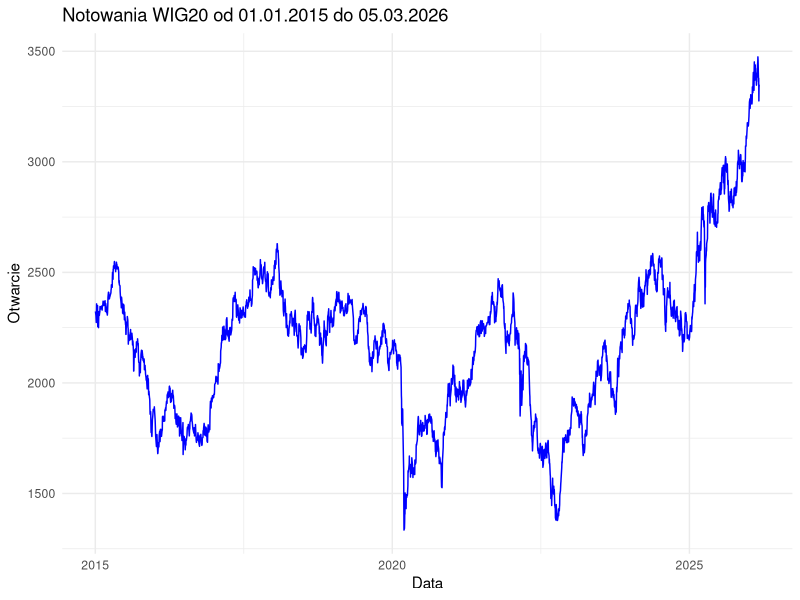

Write the R code that produced this figure. (Note: this script raises an error after producing the figure.)
## ---- chunk 1
knitr::opts_chunk$set(echo = TRUE, warning = FALSE, message = FALSE)
library(tidyverse)
library(lubridate)
library(patchwork)
library(knitr)
## ---- chunk 2
#   Opcja, ktora zapisuje wykresy jako zwykle obrazy
#   W przeciwnym wypadku wszystko jest zapisywane w formacie grafiki wektorowej,
#   przez co w samym pdfie laduja sie one bardzo dlugo
knitr::opts_chunk$set(dev = "png")
## ---- chunk 3

# Wczytanie danych i przekształcenie umożliwiające indeksowanie datami
wig20_data <- read_csv('wig20_d.csv') %>%
  mutate(Data = as.Date(Data)) %>%
  arrange(Data)

# Podstawowe informacje o zbiorze danych
glimpse(wig20_data)

# Wykres notowań indeksu dla pełnego okresu (16-04-1991 : 05-03-2026)
wig20_data %>%
  filter(Data >= as.Date('2015-01-01')) %>%
  ggplot(aes(x = Data, y = Otwarcie)) +
  geom_line(color = "blue") +
  labs(title = 'Notowania WIG20 od 01.01.2015 do 05.03.2026', 
       x = "Data", y = "Otwarcie") +
  theme_minimal()

## ---- chunk 4
# Wyznaczanie zwrotów i dodanie ich do tabeli z danymi
wig20_data <- wig20_data %>%
  mutate(Zwrot = (Otwarcie - lag(Otwarcie)) / lag(Otwarcie))

# Zastąpienie pierwszego NA zerem (odwzorowanie pythonowego np.concat([[0], ...]))
wig20_data$Zwrot[1] <- 0

# Teraz tabela danych zawiera równiez kolumnę zawierającą informacje o zwrotach danego dnia
kable(tail(wig20_data), digits = 4)

# Wyznaczenie estymatorów dryfu i zmienności (rocznych)
# w okresach (x : 2021) gdzie x z listy periods (czyli np. dla x = 2019 mamy dane z 01-01-2019 do 31-12-2021)
periods <- c('2021', '2020', '2019', '2018')
drift_vol_estimates <- data.frame(matrix(ncol = length(periods), nrow = 2))
colnames(drift_vol_estimates) <- periods
rownames(drift_vol_estimates) <- c("mu", "sigma")

for (i in seq_along(periods)) {
  rok <- periods[i]
  
  dane_okres <- wig20_data %>%
    filter(year(Data) >= as.numeric(rok) & year(Data) <= 2021)
  
  n_obs <- nrow(dane_okres)
  dt <- i / n_obs
  
  drift_vol_estimates["mu", rok] <- mean(dane_okres$Zwrot) / dt
  drift_vol_estimates["sigma", rok] <- sd(dane_okres$Zwrot) / sqrt(dt)
}

kable(drift_vol_estimates, digits = 4)
## ---- chunk 5
# Funkcja zwracająca macierz wysymulowanych ścieżek notowań pewnego instrumentu.
# W pojedynczej kolumnie pojedyncza realizacji pełnej ścieżki; pojedynczy wiersz
# zawiera wartość ścieżki w danej chwili okresu

# S0 - wartość początkowa, mu - dryf (roczny), sigma - zmienność (roczna),
# t - okres, długość ścieżki (w latach), n - liczba 'kroków', tj. podział okresu na części,
# M - liczba symulacji, tj. liczba konkretnych wysymulowanych ścieżek
gbm_simulation <- function(S0, mu, sigma, t, n, M) {
  dt <- t / n
  
  brownian_increments <- matrix(rnorm(M * n, mean = 0, sd = sqrt(dt)), nrow = M, ncol = n)
  brownian_increments_transformed <- (mu - sigma^2 / 2) * matrix(rep(1:n, M)*dt, nrow = M, byrow = TRUE) + sigma * t(apply(brownian_increments, 1, cumsum))
  brownian_increments_transformed <- cbind(rep(1, M), exp(brownian_increments_transformed))
  
  simulated_price_paths <- S0 * t(brownian_increments_transformed)
  
  return(simulated_price_paths)
}

## ---- chunk 6
# Parametry t, n, M dla poniższych symulacji
T_val <- 1
n <- 250
M <- 10000

# Podział okresu symulowanych ścieżek
time_seq <- seq(0, T_val, length.out = n + 1)

# Wartość początkowa indeksu dla symulowanych ścieżek
dane_2022 <- wig20_data %>% filter(year(Data) == 2022)
S0 <- dane_2022$Otwarcie[1]

# Symulacje
simulations <- list(
  gbm_simulation(S0, drift_vol_estimates["mu", "2021"], drift_vol_estimates["sigma", "2021"], T_val, n, M),
  gbm_simulation(S0, drift_vol_estimates["mu", "2020"], drift_vol_estimates["sigma", "2020"], T_val, n, M),
  gbm_simulation(S0, drift_vol_estimates["mu", "2019"], drift_vol_estimates["sigma", "2019"], T_val, n, M),
  gbm_simulation(S0, drift_vol_estimates["mu", "2018"], drift_vol_estimates["sigma", "2018"], T_val, n, M)
)

title_descriptions_details <- c('2021', '2020-2021', '2019-2021', '2018-2021')

# Funkcja pomocnicza do tworzenia pojedynczego wykresu w ggplot
plot_simulation_panel <- function(sim_matrix, title_suffix, actual_data) {
  df_sim <- as.data.frame(sim_matrix) %>% 
    mutate(time = time_seq) %>%
    pivot_longer(cols = -time, names_to = "sim", values_to = "price")
  
  actual_time <- seq(0, T_val, length.out = nrow(actual_data))
  df_actual <- data.frame(time = actual_time, price = actual_data$Otwarcie)
  
  df_q <- data.frame(
    time = time_seq,
    q05 = apply(sim_matrix, 1, quantile, probs = 0.05),
    med = apply(sim_matrix, 1, median),
    q95 = apply(sim_matrix, 1, quantile, probs = 0.95)
  )
  
  ggplot() +
    geom_line(data = df_sim, aes(x = time, y = price, group = sim), 
              color = "black", alpha = 0.01, linewidth = 0.1)  +
    scale_y_continuous(limits = c(min = 1000, max = 5500)) + #  trochę prymitywnie, ale na razie dodaje ograniczeia na osi Y 'z palca'
    geom_line(data = df_actual, aes(x = time, y = price, color = "WIG20 2022"), 
              linewidth = 1) +
    geom_line(data = df_q, aes(x = time, y = q05, color = "Kwantyl 0.05"), 
              linewidth = 1, alpha = 0.8) +
    geom_line(data = df_q, aes(x = time, y = med, color = "Mediana"), 
              linewidth = 1, alpha = 0.8) +
    geom_line(data = df_q, aes(x = time, y = q95, color = "Kwantyl 0.95"), 
              linewidth = 1, alpha = 0.8) +
    scale_color_manual(
      name = "", 
      values = c("WIG20 2022" = "green4", "Kwantyl 0.05" = "red", 
                 "Mediana" = "blue", "Kwantyl 0.95" = "red")
    ) +
    labs(
      title = paste("Estymacja z okresu:", title_suffix),
      x = "Czas (lata)", 
      y = "Cena"
    ) +
    theme_minimal(base_size = 11) +
    theme(
      legend.position = "none",
      plot.title = element_text(size = 12, face = "bold", hjust = 0.5),
      axis.title = element_text(size = 10),
      axis.text = element_text(size = 9),
      panel.grid.minor = element_blank()
    )
}

# Tworzenie 4 wykresów
p1 <- plot_simulation_panel(simulations[[1]], title_descriptions_details[1], dane_2022)
p2 <- plot_simulation_panel(simulations[[2]], title_descriptions_details[2], dane_2022)
p3 <- plot_simulation_panel(simulations[[3]], title_descriptions_details[3], dane_2022)
p4 <- plot_simulation_panel(simulations[[4]], title_descriptions_details[4], dane_2022)

# Wspólna legenda
legend_plot <- ggplot() +
  geom_line(aes(x = 1, y = 1, color = "WIG20 2022"), linewidth = 1.2) +
  geom_line(aes(x = 1, y = 1, color = "Kwantyl 0.05"), linewidth = 1.2) +
  geom_line(aes(x = 1, y = 1, color = "Mediana"), linewidth = 1.2) +
  geom_line(aes(x = 1, y = 1, color = "Kwantyl 0.95"), linewidth = 1.2) +
  scale_color_manual(
    name = "", 
    values = c("WIG20 2022" = "green4", "Kwantyl 0.05" = "red", 
               "Mediana" = "blue", "Kwantyl 0.95" = "red")
  ) +
  theme_void() +
  theme(legend.position = "bottom",
        legend.text = element_text(size = 11)) +
  guides(color = guide_legend(nrow = 1, override.aes = list(linewidth = 2)))

# Układ 2x2 + legenda na dole + WSPÓLNY TYTUŁ
(p1 | p2) / (p3 | p4) / legend_plot + 
  plot_layout(heights = c(1, 1, 0.15)) +
  plot_annotation(
    title = "Symulacje GBM notowań WIG20 na rok 2022",
    subtitle = "Porównanie symulacji z różnymi okresami estymacji dryfu i zmienności",
    theme = theme(
      plot.title = element_text(size = 16, face = "bold", hjust = 0.5),
      plot.subtitle = element_text(size = 12, color = "gray40", hjust = 0.5)
    )
  )
## ---- chunk 7
dane_2021_zwroty <- wig20_data %>% filter(year(Data) == 2021) %>% pull(Zwrot)

x_seq <- seq(-0.05, 0.05, length.out = 100)
mu_fit <- mean(dane_2021_zwroty)
std_fit <- sd(dane_2021_zwroty)
p_norm <- data.frame(x = x_seq, y = dnorm(x_seq, mean = mu_fit, sd = std_fit))

sim_mat <- simulations[[1]]
sim_returns <- as.vector((sim_mat[-1, ] - sim_mat[-nrow(sim_mat), ]) / sim_mat[-nrow(sim_mat), ])

hist1 <- ggplot() +
  geom_histogram(aes(x = dane_2021_zwroty, y = after_stat(density)), 
                 bins = 30, 
                 fill = "#FF6B6B",      
                 color = "#C92A2A",     
                 alpha = 0.8) +
  geom_line(data = p_norm, aes(x = x, y = y), 
            color = "#2D3436", linewidth = 1.5, alpha = 0.9) +
  coord_cartesian(xlim = c(-0.05, 0.05), ylim = c(0, 45)) +
  labs(
    title = "Zwroty historyczne indeksu WIG20",
    subtitle = "Okres: 01-01-2021 : 31-12-2021",
    x = "Zwrot", 
    y = "Gęstość"
  ) +
  theme_minimal(base_size = 12) +
  theme(
    plot.title = element_text(size = 13, face = "bold", color = "#C92A2A", hjust = 0.5),
    plot.subtitle = element_text(size = 10, color = "gray50", hjust = 0.5),
    panel.grid.minor = element_blank(),
    panel.grid.major = element_line(color = "gray90")
  )

hist2 <- ggplot() +
  geom_histogram(aes(x = sim_returns, y = after_stat(density)), 
                 bins = 30, 
                 fill = "#4ECDC4",     
                 color = "#00A896",     
                 alpha = 0.8) +
  geom_line(data = p_norm, aes(x = x, y = y), 
            color = "#2D3436", linewidth = 1.5, alpha = 0.9) +
  coord_cartesian(xlim = c(-0.05, 0.05), ylim = c(0, 45)) +
  labs(
    title = "Zwroty symulowanych trajektorii",
    subtitle = "Symulacja GBM na okres 2022",
    x = "Zwrot", 
    y = ""
  ) +
  theme_minimal(base_size = 12) +
  theme(
    plot.title = element_text(size = 13, face = "bold", color = "#00A896", hjust = 0.5),
    plot.subtitle = element_text(size = 10, color = "gray50", hjust = 0.5),
    panel.grid.minor = element_blank(),
    panel.grid.major = element_line(color = "gray90")
  )

hist1 | hist2
## ---- chunk 8
# Funkcja zwracająca macierz wysymulowanych ścieżek notowań pewnego instrumentu.
# W pojedynczej kolumnie pojedyncza realizacji pełnej ścieżki; pojedynczy wiersz
# zawiera wartość ścieżki w danej chwili okresu

# S0 - wartość początkowa, returns_set - zbiór zwrotów historycznych, które będziemy losować
# w celu wyznaczenia trajektorii notowań
# n - liczba 'kroków', tj. podział okresu na części,
# M - liczba symulacji, tj. liczba konkretnych wysymulowanych ścieżek

  bootstrap_simulation <- function(S0, returns_set, n, M) {
  sampled_increments <- matrix(sample(returns_set, size = M * n, replace = TRUE), nrow = M, ncol = n)
  sampled_increments_transformed <- cbind(rep(1, M), 1 + sampled_increments)
  simulated_price_paths <- S0 * t(apply(sampled_increments_transformed, 1, cumprod))
  
  return(t(simulated_price_paths))
}
## ---- chunk 9

ret_2021 <- wig20_data %>% filter(year(Data) == 2021) %>% pull(Zwrot)
ret_2020_2021 <- wig20_data %>% filter(year(Data) %in% 2020:2021) %>% pull(Zwrot)
ret_2019_2021 <- wig20_data %>% filter(year(Data) %in% 2019:2021) %>% pull(Zwrot)
ret_2018_2021 <- wig20_data %>% filter(year(Data) %in% 2018:2021) %>% pull(Zwrot)

# Symulacje bootstrapowe
bootstrap_simulations_list <- list(
  bootstrap_simulation(S0, ret_2021, n, M),
  bootstrap_simulation(S0, ret_2020_2021, n, M),
  bootstrap_simulation(S0, ret_2019_2021, n, M),
  bootstrap_simulation(S0, ret_2018_2021, n, M)
)

# Funkcja do wykresów bootstrap
plot_boot_panel <- function(sim_matrix, title_suffix, actual_data) {
  df_sim <- as.data.frame(sim_matrix) %>% 
    mutate(time = time_seq) %>%
    pivot_longer(cols = -time, names_to = "sim", values_to = "price")
  
  actual_time <- seq(0, T_val, length.out = nrow(actual_data))
  df_actual <- data.frame(time = actual_time, price = actual_data$Otwarcie)
  
  df_q <- data.frame(
    time = time_seq,
    q05 = apply(sim_matrix, 1, quantile, probs = 0.05),
    med = apply(sim_matrix, 1, median),
    q95 = apply(sim_matrix, 1, quantile, probs = 0.95)
  )
  
  ggplot() +
    geom_line(data = df_sim, aes(x = time, y = price, group = sim), 
              color = "black", alpha = 0.01, linewidth = 0.1) +
    scale_y_continuous(limits = c(min = 1000, max = 5500)) +
    geom_line(data = df_actual, aes(x = time, y = price, color = "WIG20 2022"), 
              linewidth = 1) +
    geom_line(data = df_q, aes(x = time, y = q05, color = "Kwantyl 0.05"), 
              linewidth = 1, alpha = 0.8) +
    geom_line(data = df_q, aes(x = time, y = med, color = "Mediana"), 
              linewidth = 1, alpha = 0.8) +
    geom_line(data = df_q, aes(x = time, y = q95, color = "Kwantyl 0.95"), 
              linewidth = 1, alpha = 0.8) +
    scale_color_manual(
      name = "", 
      values = c("WIG20 2022" = "green4", "Kwantyl 0.05" = "red", 
                 "Mediana" = "blue", "Kwantyl 0.95" = "red")
    ) +
    labs(
      title = paste("Bootstrap z okresu:", title_suffix),
      x = "Czas (lata)", 
      y = "Cena"
    ) +
    theme_minimal(base_size = 11) +
    theme(
      legend.position = "none",
      plot.title = element_text(size = 12, face = "bold", hjust = 0.5),
      axis.title = element_text(size = 10),
      axis.text = element_text(size = 9),
      panel.grid.minor = element_blank()
    )
}

# Tworzenie 4 wykresów bootstrap
b1 <- plot_boot_panel(bootstrap_simulations_list[[1]], title_descriptions_details[1], dane_2022)
b2 <- plot_boot_panel(bootstrap_simulations_list[[2]], title_descriptions_details[2], dane_2022)
b3 <- plot_boot_panel(bootstrap_simulations_list[[3]], title_descriptions_details[3], dane_2022)
b4 <- plot_boot_panel(bootstrap_simulations_list[[4]], title_descriptions_details[4], dane_2022)

# Wspólna legenda
legend_plot_boot <- ggplot() +
  geom_line(aes(x = 1, y = 1, color = "WIG20 2022"), linewidth = 1.2) +
  geom_line(aes(x = 1, y = 1, color = "Kwantyl 0.05"), linewidth = 1.2) +
  geom_line(aes(x = 1, y = 1, color = "Mediana"), linewidth = 1.2) +
  geom_line(aes(x = 1, y = 1, color = "Kwantyl 0.95"), linewidth = 1.2) +
  scale_color_manual(
    name = "", 
    values = c("WIG20 2022" = "green4", "Kwantyl 0.05" = "red", 
               "Mediana" = "blue", "Kwantyl 0.95" = "red")
  ) +
  theme_void() +
  theme(legend.position = "bottom",
        legend.text = element_text(size = 11)) +
  guides(color = guide_legend(nrow = 1, override.aes = list(linewidth = 2)))

# Układ 2x2 + legenda na dole + WSPÓLNY TYTUŁ
(b1 | b2) / (b3 | b4) / legend_plot_boot + 
  plot_layout(heights = c(1, 1, 0.15)) +
  plot_annotation(
    title = "Symulacje Bootstrap notowań WIG20 na rok 2022",
    subtitle = "Porównanie symulacji z różnymi okresami losowania zwrotów",
    theme = theme(
      plot.title = element_text(size = 16, face = "bold", hjust = 0.5),
      plot.subtitle = element_text(size = 12, color = "gray40", hjust = 0.5)
    )
  )
## ---- chunk 10
dane_2021_zwroty <- wig20_data %>% filter(year(Data) == 2021) %>% pull(Zwrot)

x_seq <- seq(-0.05, 0.05, length.out = 100)
mu_fit <- mean(dane_2021_zwroty)
std_fit <- sd(dane_2021_zwroty)
p_norm <- data.frame(x = x_seq, y = dnorm(x_seq, mean = mu_fit, sd = std_fit))

# Zwroty z symulacji BOOTSTRAP (zamiast GBM)
boot_mat <- bootstrap_simulations_list[[1]]
boot_returns <- as.vector((boot_mat[-1, ] - boot_mat[-nrow(boot_mat), ]) / boot_mat[-nrow(boot_mat), ])

hist1 <- ggplot() +
  geom_histogram(aes(x = dane_2021_zwroty, y = after_stat(density)), 
                 bins = 30, 
                 fill = "#FF6B6B",      
                 color = "#C92A2A",     
                 alpha = 0.8) +
  geom_line(data = p_norm, aes(x = x, y = y), 
            color = "#2D3436", linewidth = 1.5, alpha = 0.9) +
  coord_cartesian(xlim = c(-0.05, 0.05), ylim = c(0, 45)) +
  labs(
    title = "Zwroty historyczne indeksu WIG20",
    subtitle = "Okres: 01-01-2021 : 31-12-2021",
    x = "Zwrot", 
    y = "Gęstość"
  ) +
  theme_minimal(base_size = 12) +
  theme(
    plot.title = element_text(size = 13, face = "bold", color = "#C92A2A", hjust = 0.5),
    plot.subtitle = element_text(size = 10, color = "gray50", hjust = 0.5),
    panel.grid.minor = element_blank(),
    panel.grid.major = element_line(color = "gray90")
  )

hist2 <- ggplot() +
  geom_histogram(aes(x = boot_returns, y = after_stat(density)), 
                 bins = 30, 
                 fill = "#4ECDC4",     
                 color = "#00A896",     
                 alpha = 0.8) +
  geom_line(data = p_norm, aes(x = x, y = y), 
            color = "#2D3436", linewidth = 1.5, alpha = 0.9) +
  coord_cartesian(xlim = c(-0.05, 0.05), ylim = c(0, 45)) +
  labs(
    title = "Zwroty symulowanych trajektorii",
    subtitle = "Symulacja Bootstrap na okres 2022",
    x = "Zwrot", 
    y = ""
  ) +
  theme_minimal(base_size = 12) +
  theme(
    plot.title = element_text(size = 13, face = "bold", color = "#00A896", hjust = 0.5),
    plot.subtitle = element_text(size = 10, color = "gray50", hjust = 0.5),
    panel.grid.minor = element_blank(),
    panel.grid.major = element_line(color = "gray90")
  )

hist1 | hist2
## ---- chunk 11
# Parametry t, n, M dla poniższych symulacji - 2 LATA
T_val <- 2
n <- 500  # 250 dni * 2 lata
#M <- 1000 (ten parametr można globalnie zmienic wyzej)

# Podział okresu symulowanych ścieżek
time_seq <- seq(0, T_val, length.out = n + 1)

# Wartość początkowa indeksu dla symulowanych ścieżek
dane_2022_2023 <- wig20_data %>% filter(year(Data) %in% c(2022, 2023))
S0 <- dane_2022_2023$Otwarcie[1]

# Symulacje na 2 lata
simulations_2y <- list(
  gbm_simulation(S0, drift_vol_estimates["mu", "2021"], drift_vol_estimates["sigma", "2021"], T_val, n, M),
  gbm_simulation(S0, drift_vol_estimates["mu", "2020"], drift_vol_estimates["sigma", "2020"], T_val, n, M),
  gbm_simulation(S0, drift_vol_estimates["mu", "2019"], drift_vol_estimates["sigma", "2019"], T_val, n, M),
  gbm_simulation(S0, drift_vol_estimates["mu", "2018"], drift_vol_estimates["sigma", "2018"], T_val, n, M)
)

title_descriptions_details <- c('2021', '2020-2021', '2019-2021', '2018-2021')

# Funkcja pomocnicza do tworzenia pojedynczego wykresu w ggplot
plot_simulation_panel_2y <- function(sim_matrix, title_suffix, actual_data) {
  df_sim <- as.data.frame(sim_matrix) %>% 
    mutate(time = time_seq) %>%
    pivot_longer(cols = -time, names_to = "sim", values_to = "price")
  
  actual_time <- seq(0, T_val, length.out = nrow(actual_data))
  df_actual <- data.frame(time = actual_time, price = actual_data$Otwarcie)
  
  df_q <- data.frame(
    time = time_seq,
    q05 = apply(sim_matrix, 1, quantile, probs = 0.05),
    med = apply(sim_matrix, 1, median),
    q95 = apply(sim_matrix, 1, quantile, probs = 0.95)
  )
  
  ggplot() +
    geom_line(data = df_sim, aes(x = time, y = price, group = sim), 
              color = "black", alpha = 0.01, linewidth = 0.1) +
    scale_y_continuous(limits = c(min = 1000, max = 6000)) +
    geom_line(data = df_actual, aes(x = time, y = price, color = "WIG20 2022-2023"), 
              linewidth = 1) +
    geom_line(data = df_q, aes(x = time, y = q05, color = "Kwantyl 0.05"), 
              linewidth = 1, alpha = 0.8) +
    geom_line(data = df_q, aes(x = time, y = med, color = "Mediana"), 
              linewidth = 1, alpha = 0.8) +
    geom_line(data = df_q, aes(x = time, y = q95, color = "Kwantyl 0.95"), 
              linewidth = 1, alpha = 0.8) +
    scale_color_manual(
      name = "", 
      values = c("WIG20 2022-2023" = "green4", "Kwantyl 0.05" = "red", 
                 "Mediana" = "blue", "Kwantyl 0.95" = "red")
    ) +
    labs(
      title = paste("Estymacja z okresu:", title_suffix),
      x = "Czas (lata)", 
      y = "Cena"
    ) +
    theme_minimal(base_size = 11) +
    theme(
      legend.position = "none",
      plot.title = element_text(size = 12, face = "bold", hjust = 0.5),
      axis.title = element_text(size = 10),
      axis.text = element_text(size = 9),
      panel.grid.minor = element_blank()
    )
}

# Tworzenie 4 wykresów
p1 <- plot_simulation_panel_2y(simulations_2y[[1]], title_descriptions_details[1], dane_2022_2023)
p2 <- plot_simulation_panel_2y(simulations_2y[[2]], title_descriptions_details[2], dane_2022_2023)
p3 <- plot_simulation_panel_2y(simulations_2y[[3]], title_descriptions_details[3], dane_2022_2023)
p4 <- plot_simulation_panel_2y(simulations_2y[[4]], title_descriptions_details[4], dane_2022_2023)

# Wspólna legenda
legend_plot <- ggplot() +
  geom_line(aes(x = 1, y = 1, color = "WIG20 2022-2023"), linewidth = 1.2) +
  geom_line(aes(x = 1, y = 1, color = "Kwantyl 0.05"), linewidth = 1.2) +
  geom_line(aes(x = 1, y = 1, color = "Mediana"), linewidth = 1.2) +
  geom_line(aes(x = 1, y = 1, color = "Kwantyl 0.95"), linewidth = 1.2) +
  scale_color_manual(
    name = "", 
    values = c("WIG20 2022-2023" = "green4", "Kwantyl 0.05" = "red", 
               "Mediana" = "blue", "Kwantyl 0.95" = "red")
  ) +
  theme_void() +
  theme(legend.position = "bottom",
        legend.text = element_text(size = 11)) +
  guides(color = guide_legend(nrow = 1, override.aes = list(linewidth = 2)))

# Układ 2x2 + legenda na dole + WSPÓLNY TYTUŁ
(p1 | p2) / (p3 | p4) / legend_plot + 
  plot_layout(heights = c(1, 1, 0.15)) +
  plot_annotation(
    title = "Symulacje GBM notowań WIG20 na lata 2022-2023",
    subtitle = "Porównanie symulacji z różnymi okresami estymacji dryfu i zmienności",
    theme = theme(
      plot.title = element_text(size = 16, face = "bold", hjust = 0.5),
      plot.subtitle = element_text(size = 12, color = "gray40", hjust = 0.5)
    )
  )
## ---- chunk 12
dane_2022_2023_zwroty <- wig20_data %>% filter(year(Data) %in% c(2022, 2023)) %>% pull(Zwrot)

x_seq <- seq(-0.06, 0.06, length.out = 100)
mu_fit <- mean(dane_2022_2023_zwroty, na.rm = TRUE)
std_fit <- sd(dane_2022_2023_zwroty, na.rm = TRUE)
p_norm <- data.frame(x = x_seq, y = dnorm(x_seq, mean = mu_fit, sd = std_fit))

sim_mat <- simulations_2y[[1]]
sim_returns <- as.vector((sim_mat[-1, ] - sim_mat[-nrow(sim_mat), ]) / sim_mat[-nrow(sim_mat), ])

hist1 <- ggplot() +
  geom_histogram(aes(x = dane_2022_2023_zwroty, y = after_stat(density)), 
                 bins = 30, 
                 fill = "#FF6B6B",      
                 color = "#C92A2A",     
                 alpha = 0.8) +
  geom_line(data = p_norm, aes(x = x, y = y), 
            color = "#2D3436", linewidth = 1.5, alpha = 0.9) +
  coord_cartesian(xlim = c(-0.06, 0.06), ylim = c(0, 40)) +
  labs(
    title = "Zwroty historyczne indeksu WIG20",
    subtitle = "Okres: 01-01-2022 : 31-12-2023",
    x = "Zwrot", 
    y = "Gęstość"
  ) +
  theme_minimal(base_size = 12) +
  theme(
    plot.title = element_text(size = 13, face = "bold", color = "#C92A2A", hjust = 0.5),
    plot.subtitle = element_text(size = 10, color = "gray50", hjust = 0.5),
    panel.grid.minor = element_blank(),
    panel.grid.major = element_line(color = "gray90")
  )

hist2 <- ggplot() +
  geom_histogram(aes(x = sim_returns, y = after_stat(density)), 
                 bins = 30, 
                 fill = "#4ECDC4",     
                 color = "#00A896",     
                 alpha = 0.8) +
  geom_line(data = p_norm, aes(x = x, y = y), 
            color = "#2D3436", linewidth = 1.5, alpha = 0.9) +
  coord_cartesian(xlim = c(-0.06, 0.06), ylim = c(0, 40)) +
  labs(
    title = "Zwroty symulowanych trajektorii",
    subtitle = "Symulacja GBM na okres 2022-2023",
    x = "Zwrot", 
    y = ""
  ) +
  theme_minimal(base_size = 12) +
  theme(
    plot.title = element_text(size = 13, face = "bold", color = "#00A896", hjust = 0.5),
    plot.subtitle = element_text(size = 10, color = "gray50", hjust = 0.5),
    panel.grid.minor = element_blank(),
    panel.grid.major = element_line(color = "gray90")
  )

hist1 | hist2
## ---- chunk 13
# Zbiory zwrotów
ret_2021 <- wig20_data %>% filter(year(Data) == 2021) %>% pull(Zwrot)
ret_2020_2021 <- wig20_data %>% filter(year(Data) %in% 2020:2021) %>% pull(Zwrot)
ret_2019_2021 <- wig20_data %>% filter(year(Data) %in% 2019:2021) %>% pull(Zwrot)
ret_2018_2021 <- wig20_data %>% filter(year(Data) %in% 2018:2021) %>% pull(Zwrot)

# Symulacje bootstrapowe na 2 lata
bootstrap_simulations_2y <- list(
  bootstrap_simulation(S0, ret_2021, n, M),
  bootstrap_simulation(S0, ret_2020_2021, n, M),
  bootstrap_simulation(S0, ret_2019_2021, n, M),
  bootstrap_simulation(S0, ret_2018_2021, n, M)
)

# Funkcja do wykresów bootstrap
plot_boot_panel_2y <- function(sim_matrix, title_suffix, actual_data) {
  df_sim <- as.data.frame(sim_matrix) %>% 
    mutate(time = time_seq) %>%
    pivot_longer(cols = -time, names_to = "sim", values_to = "price")
  
  actual_time <- seq(0, T_val, length.out = nrow(actual_data))
  df_actual <- data.frame(time = actual_time, price = actual_data$Otwarcie)
  
  df_q <- data.frame(
    time = time_seq,
    q05 = apply(sim_matrix, 1, quantile, probs = 0.05),
    med = apply(sim_matrix, 1, median),
    q95 = apply(sim_matrix, 1, quantile, probs = 0.95)
  )
  
  ggplot() +
    geom_line(data = df_sim, aes(x = time, y = price, group = sim), 
              color = "black", alpha = 0.01, linewidth = 0.1) +
    scale_y_continuous(limits = c(min = 1000, max = 6000)) +
    geom_line(data = df_actual, aes(x = time, y = price, color = "WIG20 2022-2023"), 
              linewidth = 1) +
    geom_line(data = df_q, aes(x = time, y = q05, color = "Kwantyl 0.05"), 
              linewidth = 1, alpha = 0.8) +
    geom_line(data = df_q, aes(x = time, y = med, color = "Mediana"), 
              linewidth = 1, alpha = 0.8) +
    geom_line(data = df_q, aes(x = time, y = q95, color = "Kwantyl 0.95"), 
              linewidth = 1, alpha = 0.8) +
    scale_color_manual(
      name = "", 
      values = c("WIG20 2022-2023" = "green4", "Kwantyl 0.05" = "red", 
                 "Mediana" = "blue", "Kwantyl 0.95" = "red")
    ) +
    labs(
      title = paste("Bootstrap z okresu:", title_suffix),
      x = "Czas (lata)", 
      y = "Cena"
    ) +
    theme_minimal(base_size = 11) +
    theme(
      legend.position = "none",
      plot.title = element_text(size = 12, face = "bold", hjust = 0.5),
      axis.title = element_text(size = 10),
      axis.text = element_text(size = 9),
      panel.grid.minor = element_blank()
    )
}

# Tworzenie 4 wykresów bootstrap
b1 <- plot_boot_panel_2y(bootstrap_simulations_2y[[1]], title_descriptions_details[1], dane_2022_2023)
b2 <- plot_boot_panel_2y(bootstrap_simulations_2y[[2]], title_descriptions_details[2], dane_2022_2023)
b3 <- plot_boot_panel_2y(bootstrap_simulations_2y[[3]], title_descriptions_details[3], dane_2022_2023)
b4 <- plot_boot_panel_2y(bootstrap_simulations_2y[[4]], title_descriptions_details[4], dane_2022_2023)

# Wspólna legenda
legend_plot_boot <- ggplot() +
  geom_line(aes(x = 1, y = 1, color = "WIG20 2022-2023"), linewidth = 1.2) +
  geom_line(aes(x = 1, y = 1, color = "Kwantyl 0.05"), linewidth = 1.2) +
  geom_line(aes(x = 1, y = 1, color = "Mediana"), linewidth = 1.2) +
  geom_line(aes(x = 1, y = 1, color = "Kwantyl 0.95"), linewidth = 1.2) +
  scale_color_manual(
    name = "", 
    values = c("WIG20 2022-2023" = "green4", "Kwantyl 0.05" = "red", 
               "Mediana" = "blue", "Kwantyl 0.95" = "red")
  ) +
  theme_void() +
  theme(legend.position = "bottom",
        legend.text = element_text(size = 11)) +
  guides(color = guide_legend(nrow = 1, override.aes = list(linewidth = 2)))

# Układ 2x2 + legenda na dole + WSPÓLNY TYTUŁ
(b1 | b2) / (b3 | b4) / legend_plot_boot + 
  plot_layout(heights = c(1, 1, 0.15)) +
  plot_annotation(
    title = "Symulacje Bootstrap notowań WIG20 na lata 2022-2023",
    subtitle = "Porównanie symulacji z różnymi okresami losowania zwrotów",
    theme = theme(
      plot.title = element_text(size = 16, face = "bold", hjust = 0.5),
      plot.subtitle = element_text(size = 12, color = "gray40", hjust = 0.5)
    )
  )
## ---- chunk 14
dane_2022_2023_zwroty <- wig20_data %>% filter(year(Data) %in% c(2022, 2023)) %>% pull(Zwrot)

x_seq <- seq(-0.06, 0.06, length.out = 100)
mu_fit <- mean(dane_2022_2023_zwroty, na.rm = TRUE)
std_fit <- sd(dane_2022_2023_zwroty, na.rm = TRUE)
p_norm <- data.frame(x = x_seq, y = dnorm(x_seq, mean = mu_fit, sd = std_fit))

# Zwroty z symulacji BOOTSTRAP
boot_mat <- bootstrap_simulations_2y[[1]]
boot_returns <- as.vector((boot_mat[-1, ] - boot_mat[-nrow(boot_mat), ]) / boot_mat[-nrow(boot_mat), ])

hist1 <- ggplot() +
  geom_histogram(aes(x = dane_2022_2023_zwroty, y = after_stat(density)), 
                 bins = 30, 
                 fill = "#FF6B6B",      
                 color = "#C92A2A",     
                 alpha = 0.8) +
  geom_line(data = p_norm, aes(x = x, y = y), 
            color = "#2D3436", linewidth = 1.5, alpha = 0.9) +
  coord_cartesian(xlim = c(-0.06, 0.06), ylim = c(0, 40)) +
  labs(
    title = "Zwroty historyczne indeksu WIG20",
    subtitle = "Okres: 01-01-2022 : 31-12-2023",
    x = "Zwrot", 
    y = "Gęstość"
  ) +
  theme_minimal(base_size = 12) +
  theme(
    plot.title = element_text(size = 13, face = "bold", color = "#C92A2A", hjust = 0.5),
    plot.subtitle = element_text(size = 10, color = "gray50", hjust = 0.5),
    panel.grid.minor = element_blank(),
    panel.grid.major = element_line(color = "gray90")
  )

hist2 <- ggplot() +
  geom_histogram(aes(x = boot_returns, y = after_stat(density)), 
                 bins = 30, 
                 fill = "#4ECDC4",     
                 color = "#00A896",     
                 alpha = 0.8) +
  geom_line(data = p_norm, aes(x = x, y = y), 
            color = "#2D3436", linewidth = 1.5, alpha = 0.9) +
  coord_cartesian(xlim = c(-0.06, 0.06), ylim = c(0, 40)) +
  labs(
    title = "Zwroty symulowanych trajektorii",
    subtitle = "Symulacja Bootstrap na okres 2022-2023",
    x = "Zwrot", 
    y = ""
  ) +
  theme_minimal(base_size = 12) +
  theme(
    plot.title = element_text(size = 13, face = "bold", color = "#00A896", hjust = 0.5),
    plot.subtitle = element_text(size = 10, color = "gray50", hjust = 0.5),
    panel.grid.minor = element_blank(),
    panel.grid.major = element_line(color = "gray90")
  )

hist1 | hist2
## ---- chunk 15

# Parametry
K <- 100  # strike
S_range <- seq(50, 150, by = 1)  # zakres cen aktywa

# Payoffy
df <- data.frame(S = S_range) %>%
  mutate(
    CALL = pmax(S - K, 0),
    PUT = pmax(K - S, 0)
  )

# Wykres CALL
plot_call <- ggplot(df, aes(x = S, y = CALL)) +
  geom_line(color = "#3498DB", linewidth = 1.5) +
  geom_vline(xintercept = K, linetype = "dashed", color = "gray50") +
  labs(title = "CALL", x = expression(S[T]), y = "Payoff") +
  theme_minimal(base_size = 14)

# Wykres PUT
plot_put <- ggplot(df, aes(x = S, y = PUT)) +
  geom_line(color = "#E74C3C", linewidth = 1.5) +
  geom_vline(xintercept = K, linetype = "dashed", color = "gray50") +
  labs(title = "PUT", x = expression(S[T]), y = "") +
  theme_minimal(base_size = 14)

# Obok siebie
plot_call | plot_put
## ---- chunk 16
# Funkcja zwracająca listę zawierającą dwie macierze, które zawierają wysymulowane
# realizacje skorelowanych geometrycznych ruchów Browna
# W pojedynczej kolumnie pojedyncza realizacji pełnej ścieżki; pojedynczy wiersz
# zawiera wartość ścieżki w danej chwili okresu

# S01 - wartość początkowa, mu1 - dryf (roczny), sigma1 - zmienność (roczna)
# dla jednego z symulowanych geometrycznych ruchów Browna
# S02 - wartość początkowa, mu2 - dryf (roczny), sigma2 - zmienność (roczna),
# dla drugiego z symulowanych geometrycznych ruchów Browna
# p - wspolczynnik korelacji symulowanych geometrycznych ruchow Browna
# t - okres, długość ścieżki (w latach), n - liczba 'kroków', tj. podział okresu na części,
# M - liczba symulacji, tj. liczba konkretnych wysymulowanych ścieżek
correlated_gbm_simulation <- function(S01, mu1, sigma1, S02, mu2, sigma2, p, t, n, M) {
  
  dt <- t / n
  
  brownian_increments_for_first_asset <- matrix(rnorm(M * n, mean = 0, sd = sqrt(dt)), nrow = M, ncol = n)
  Z <- matrix(rnorm(M * n, mean = 0, sd <- sqrt(dt)), nrow = M, ncol = n)
  brownian_increments_for_second_asset <- p * brownian_increments_for_first_asset + (1 - p^2)^(1/2) * Z
  
  brownian_increments_for_first_asset_transformed <- cbind(rep(1, M), 1 + mu1 * dt + sigma1 * brownian_increments_for_first_asset)
  brownian_increments_for_second_asset_transformed <- cbind(rep(1, M), 1 + mu2 * dt + sigma2 * brownian_increments_for_second_asset)
  
  simulated_price_paths_for_first_asset <- S01 * t(apply(brownian_increments_for_first_asset_transformed, 1, cumprod))
  simulated_price_paths_for_second_asset <- S02 * t(apply(brownian_increments_for_second_asset_transformed, 1, cumprod))
  
  return(list(t(simulated_price_paths_for_first_asset), t(simulated_price_paths_for_second_asset)))
}
## ---- chunk 17
# Dane z KGHM, ten chunk jest tylko na potrzeby poniższych wykresów testowych,
# ogólnie gdzieś wcześniej można wczytać te dane i obrobić (a te zmienne wig2021, kghm2021 itd.
# mozemy pozniej usunac)
kghm_data <- read_csv('kgh_d.csv') %>%
  mutate(Data = as.Date(Data)) %>%
  arrange(Data)

kghm_data <- kghm_data %>%
  mutate(Zwrot = (Otwarcie - lag(Otwarcie)) / lag(Otwarcie))
kghm_data$Zwrot[1] <- 0

wig_2021_zwroty <- wig20_data %>% filter(year(Data) == 2021) %>% pull(Zwrot)
kghm_2021_zwroty <- kghm_data %>% filter(year(Data) == 2021) %>% pull(Zwrot)

wigS0 = as.numeric(as.matrix(wig20_data %>% filter(year(Data) == 2021))[1, 2])
kghmS0 = as.numeric(as.matrix(kghm_data %>% filter(year(Data) == 2021))[1, 2])
## ---- chunk 18
# Ten chunk zostawiam tylko, żeby zaobrazować, że te sposoby symulacji dają raczej dobre rezultaty;
# nawet jeśli byśmy zdecydowali się na zostawienie przykładowych wykresów tego typu,
# to wypadałoby zamienić je na ggplota
x1 = correlated_gbm_simulation(wigS0, drift_vol_estimates[1, 1], drift_vol_estimates[2, 1],
                              kghmS0, mean(kghm_2021_zwroty)*length(kghm_2021_zwroty), sd(kghm_2021_zwroty)*sqrt(length(kghm_2021_zwroty)),
                              cor(wig_2021_zwroty, kghm_2021_zwroty), 1, 250, 1)

plot(1:251, x1[[1]], type='l', col="blue", xlab = '', ylab='', main = 'Symulacja (metodą standardową) notowań WIG20 i KGHM jako \n przykład dwóch skorelowanych geometrycznych ruchów Browna')
par(new=TRUE)
plot(1:251, x1[[2]], type='l', col="red", axes=FALSE, xlab='', ylab='')
axis(side=4)

## ---- chunk 19
correlated_bootstrap_simulation <- function(S01, S02, returns_set1, returns_set2, n, M) {
  if (length(returns_set1) != length(returns_set2)) {stop("Returns sets must be of equal size")}
  N = length(returns_set1)
  
  simulated_price_paths_for_first_asset  = matrix(nrow = M, ncol = n + 1)
  simulated_price_paths_for_second_asset = matrix(nrow = M, ncol = n + 1)
  
  for (i in 1:M) {
    
    random_indexes = sample(1:N, size = n, replace = TRUE)
    sampled_increments_for_first_asset  = returns_set1[random_indexes]
    sampled_increments_for_second_asset = returns_set2[random_indexes]
    
    simulated_price_paths_for_first_asset[i, ]  = S01 * cumprod(c(1, sampled_increments_for_first_asset + 1))
    simulated_price_paths_for_second_asset[i, ] = S02 * cumprod(c(1, sampled_increments_for_second_asset + 1))
    
  }
  
  return(list(simulated_price_paths_for_first_asset, simulated_price_paths_for_second_asset))
}
## ---- chunk 20
# Ten chunk zostawiam tylko, żeby zaobrazować, że te sposoby symulacji dają raczej dobre rezultaty;
# nawet jeśli byśmy zdecydowali się na zostawienie przykładowych wykresów tego typu,
# to wypadałoby zamienić je na ggplota
x = correlated_bootstrap_simulation(wigS0, kghmS0, wig_2021_zwroty, kghm_2021_zwroty, 250, 1)

plot(1:251, x[[1]], type='l', col="blue", xlab = '', ylab='', main = 'Symulacja (metodą bootstrapową) notowań WIG20 i KGHM jako \n przykład dwóch skorelowanych geometrycznych ruchów Browna')
par(new=TRUE)
plot(1:251, x[[2]], type='l', col="red", axes=FALSE, xlab='', ylab='')
axis(side=4)
